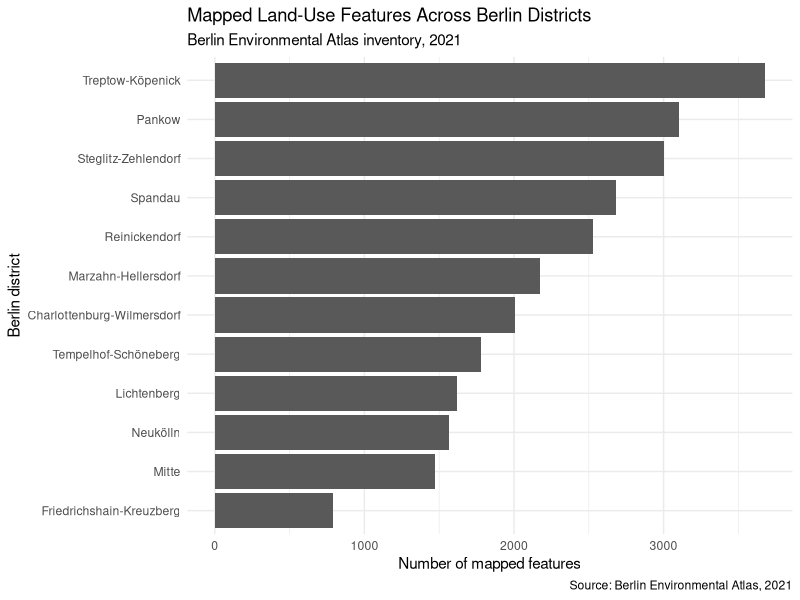
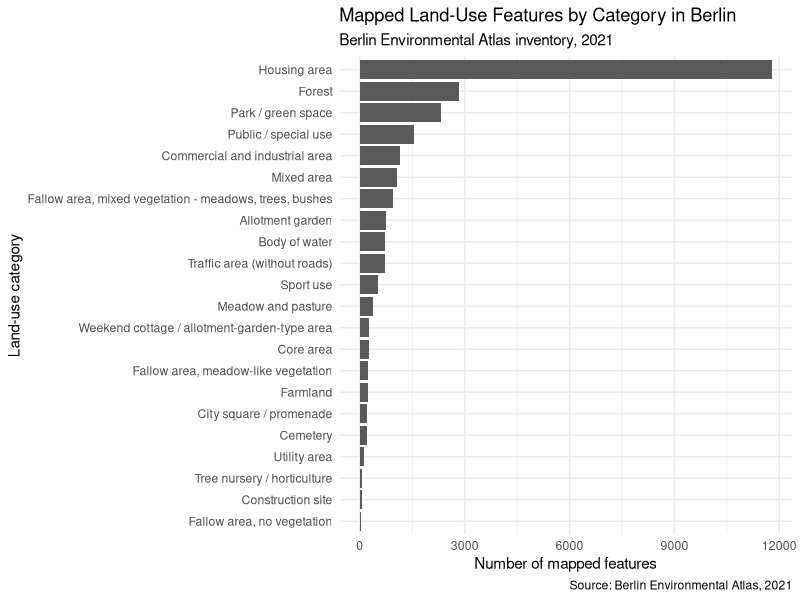
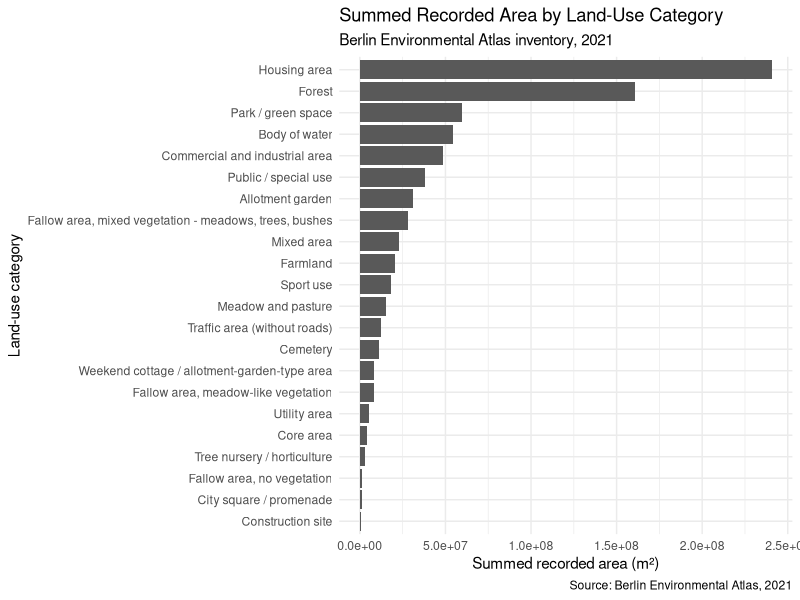
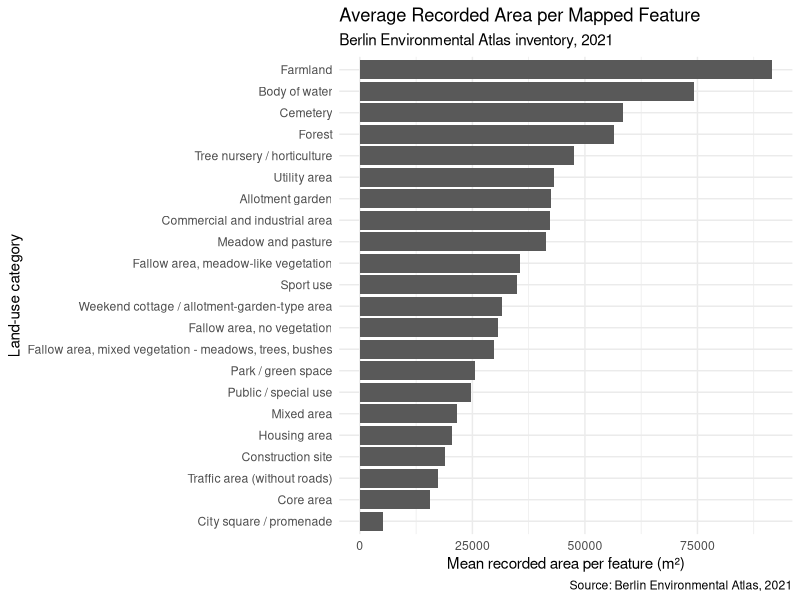
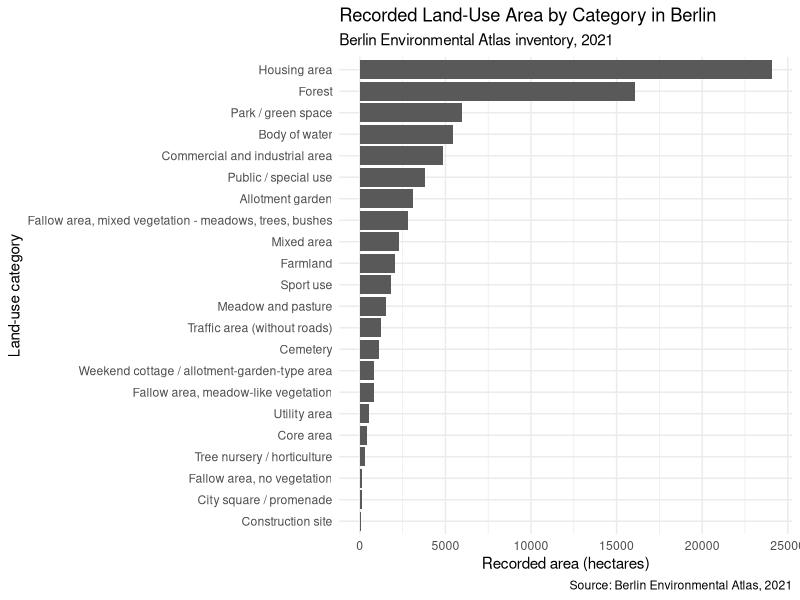
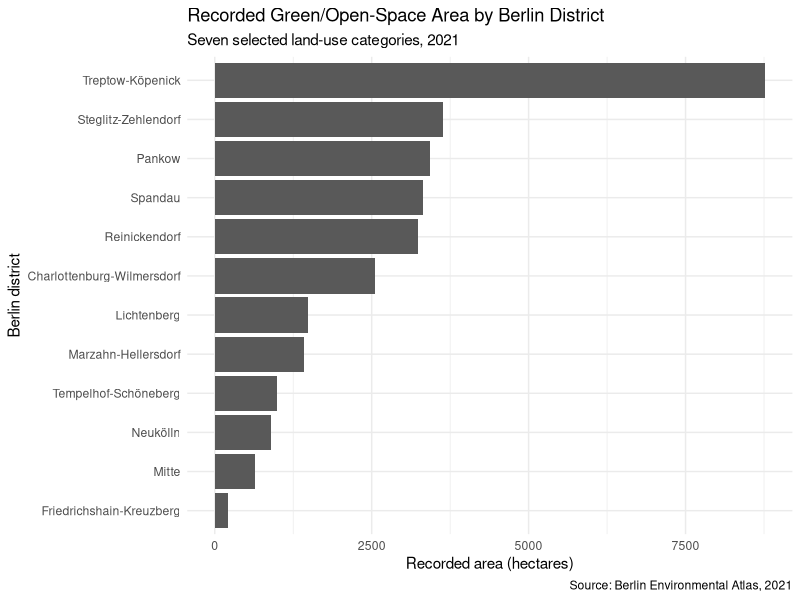
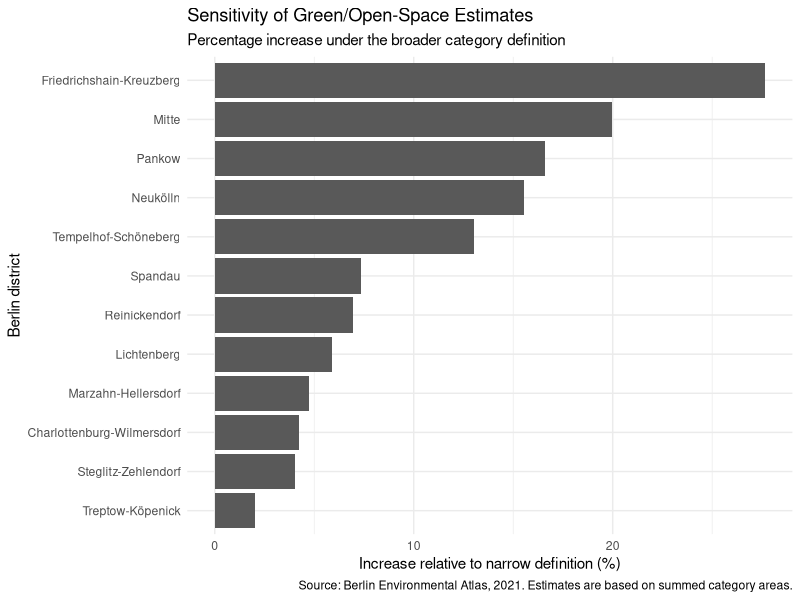

Source code (R) for these figures, in order:
## ---- chunk 1
knitr::opts_chunk$set(
  echo = TRUE,
  message = FALSE,
  warning = FALSE,
  fig.width = 9,
  fig.height = 6,
  fig.align = "center"
)

library(readr)
library(dplyr)
library(ggplot2)

land_use_summary <- read_csv(
  "berlin_land_use_by_district_2021.csv"
)
## ---- chunk 2
# Inspect the structure of the imported dataset
glimpse(land_use_summary)

# Check the district names
unique(land_use_summary$bezirk)
## ---- chunk 3
# Check missing values in each column
colSums(is.na(land_use_summary))

# Check whether district-category combinations are duplicated
land_use_summary |>
  count(bezirk, enutzung) |>
  filter(n > 1)
## ---- chunk 4
district_features <- land_use_summary |>
  group_by(bezirk) |>
  summarise(
    total_features = sum(count, na.rm = TRUE),
    .groups = "drop"
  ) |>
  arrange(desc(total_features))

ggplot(
  district_features,
  aes(
    x = reorder(bezirk, total_features),
    y = total_features
  )
) +
  geom_col() +
  coord_flip() +
  labs(
    title = "Mapped Land-Use Features Across Berlin Districts",
    subtitle = "Berlin Environmental Atlas inventory, 2021",
    x = "Berlin district",
    y = "Number of mapped features",
    caption = "Source: Berlin Environmental Atlas, 2021"
  ) +
  theme_minimal()
## ---- chunk 5
category_features <- land_use_summary |>
  group_by(enutzung) |>
  summarise(
    total_features = sum(count, na.rm = TRUE),
    .groups = "drop"
  ) |>
  arrange(total_features)

ggplot(
  category_features,
  aes(
    x = reorder(enutzung, total_features),
    y = total_features
  )
) +
  geom_col() +
  coord_flip() +
  labs(
    title = "Mapped Land-Use Features by Category in Berlin",
    subtitle = "Berlin Environmental Atlas inventory, 2021",
    x = "Land-use category",
    y = "Number of mapped features",
    caption = "Source: Berlin Environmental Atlas, 2021"
  ) +
  theme_minimal()
## ---- chunk 6
category_totals <- land_use_summary |>
  group_by(enutzung) |>
  summarise(
    total_features = sum(count, na.rm = TRUE),
    total_flalle = sum(sum, na.rm = TRUE),
    .groups = "drop"
  ) |>
  arrange(desc(total_flalle))

print(category_totals, n = Inf)

ggplot(
  category_totals,
  aes(
    x = reorder(enutzung, total_flalle),
    y = total_flalle
  )
) +
  geom_col() +
  coord_flip() +
  labs(
    title = "Summed Recorded Area by Land-Use Category",
    subtitle = "Berlin Environmental Atlas inventory, 2021",
    x = "Land-use category",
    y = "Summed recorded area (m²)",
    caption = "Source: Berlin Environmental Atlas, 2021"
  ) +
  theme_minimal()
## ---- chunk 7
category_comparison <- land_use_summary |>
  group_by(enutzung) |>
  summarise(
    total_features = sum(count, na.rm = TRUE),
    total_flalle = sum(sum, na.rm = TRUE),
    mean_flalle_per_feature = total_flalle / total_features,
    .groups = "drop"
  ) |>
  arrange(desc(mean_flalle_per_feature))

print(category_comparison, n = Inf)
## ---- chunk 8
ggplot(
  category_comparison,
  aes(
    x = reorder(enutzung, mean_flalle_per_feature),
    y = mean_flalle_per_feature
  )
) +
  geom_col() +
  coord_flip() +
  labs(
    title = "Average Recorded Area per Mapped Feature",
    subtitle = "Berlin Environmental Atlas inventory, 2021",
    x = "Land-use category",
    y = "Mean recorded area per feature (m²)",
    caption = "Source: Berlin Environmental Atlas, 2021"
  ) +
  theme_minimal()
## ---- chunk 9
category_shares <- category_comparison |>
  mutate(
    share_percent =
      100 * total_flalle / sum(total_flalle, na.rm = TRUE)
  ) |>
  arrange(desc(share_percent))

print(
  category_shares |>
    select(enutzung, total_flalle, share_percent),
  n = Inf
)
## ---- chunk 10
# Convert square metres to hectares
land_use_summary <- land_use_summary |>
  mutate(
    total_hectares = sum / 10000
  )

# Display the largest land-use categories by recorded area
land_use_summary |>
  group_by(enutzung) |>
  summarise(
    total_hectares = sum(total_hectares, na.rm = TRUE),
    .groups = "drop"
  ) |>
  arrange(desc(total_hectares))

category_area <- land_use_summary |>
  group_by(enutzung) |>
  summarise(
    total_hectares = sum(sum, na.rm = TRUE) / 10000,
    .groups = "drop"
  ) |>
  arrange(desc(total_hectares))

ggplot(
  category_area,
  aes(
    x = reorder(enutzung, total_hectares),
    y = total_hectares
  )
) +
  geom_col() +
  coord_flip() +
  labs(
    title = "Recorded Land-Use Area by Category in Berlin",
    subtitle = "Berlin Environmental Atlas inventory, 2021",
    x = "Land-use category",
    y = "Recorded area (hectares)",
    caption = "Source: Berlin Environmental Atlas, 2021"
  ) +
  theme_minimal()
## ---- chunk 11
green_categories <- c(
  "Forest",
  "Park / green space",
  "Allotment garden",
  "Meadow and pasture",
  "Fallow area, meadow-like vegetation",
  "Fallow area, mixed vegetation - meadows, trees, bushes",
  "Tree nursery / horticulture"
)

green_by_district <- land_use_summary |>
  filter(enutzung %in% green_categories) |>
  group_by(bezirk) |>
  summarise(
    green_hectares = sum(sum, na.rm = TRUE) / 10000,
    .groups = "drop"
  ) |>
  arrange(desc(green_hectares))

print(green_by_district)
## ---- chunk 12
ggplot(
  green_by_district,
  aes(
    x = reorder(bezirk, green_hectares),
    y = green_hectares
  )
) +
  geom_col() +
  coord_flip() +
  labs(
    title = "Recorded Green/Open-Space Area by Berlin District",
    subtitle = "Seven selected land-use categories, 2021",
    x = "Berlin district",
    y = "Recorded area (hectares)",
    caption = "Source: Berlin Environmental Atlas, 2021"
  ) +
  theme_minimal()
## ---- chunk 13
land_use_summary |>
  group_by(bezirk) |>
  summarise(
    total_recorded_hectares = sum(sum, na.rm = TRUE) / 10000,
    .groups = "drop"
  ) |>
  arrange(desc(total_recorded_hectares))
## ---- chunk 14
district_areas <- tibble::tribble(
  ~bezirk, ~district_hectares,
  "Mitte", 3940,
  "Friedrichshain-Kreuzberg", 2040,
  "Pankow", 10322,
  "Charlottenburg-Wilmersdorf", 6469,
  "Spandau", 9188,
  "Steglitz-Zehlendorf", 10256,
  "Tempelhof-Schöneberg", 5305,
  "Neukölln", 4493,
  "Treptow-Köpenick", 16773,
  "Marzahn-Hellersdorf", 6182,
  "Lichtenberg", 5212,
  "Reinickendorf", 8932
)

area_check <- land_use_summary |>
  group_by(bezirk) |>
  summarise(
    total_recorded_hectares = sum(sum, na.rm = TRUE) / 10000,
    .groups = "drop"
  ) |>
  left_join(district_areas, by = "bezirk") |>
  mutate(
    difference_hectares =
      district_hectares - total_recorded_hectares
  )

print(area_check)
## ---- chunk 15
area_check <- area_check |>
  mutate(
    recorded_area_share = 100 *
      total_recorded_hectares / district_hectares
  ) |>
  arrange(desc(recorded_area_share))

print(area_check)
## ---- chunk 16
district_totals <- land_use_summary |>
  group_by(bezirk) |>
  summarise(
    total_recorded_m2 = sum(sum, na.rm = TRUE),
    total_recorded_ha = total_recorded_m2 / 10000,
    .groups = "drop"
  ) |>
  arrange(desc(total_recorded_ha))

print(district_totals)
## ---- chunk 17
broad_green_categories <- c(
  green_categories,
  "Cemetery",
  "City square / promenade",
  "Weekend cottage / allotment-garden-type area"
)

broad_green_by_district <- land_use_summary |>
  filter(enutzung %in% broad_green_categories) |>
  group_by(bezirk) |>
  summarise(
    broad_green_hectares = sum(sum, na.rm = TRUE) / 10000,
    .groups = "drop"
  )
## ---- chunk 18
sensitivity_results <- green_by_district |>
  left_join(broad_green_by_district, by = "bezirk") |>
  mutate(
    absolute_change_ha = broad_green_hectares - green_hectares,
    percentage_change = 100 *
      absolute_change_ha / green_hectares
  ) |>
  select(
    bezirk,
    green_hectares,
    broad_green_hectares,
    absolute_change_ha,
    percentage_change
  ) |>
  arrange(desc(percentage_change))

print(sensitivity_results, n = Inf)
## ---- chunk 19
ggplot(
  sensitivity_results,
  aes(
    x = reorder(bezirk, percentage_change),
    y = percentage_change
  )
) +
  geom_col() +
  coord_flip() +
  labs(
    title = "Sensitivity of Green/Open-Space Estimates",
    subtitle = "Percentage increase under the broader category definition",
    x = "Berlin district",
    y = "Increase relative to narrow definition (%)",
    caption = paste(
      "Source: Berlin Environmental Atlas, 2021.",
      "Estimates are based on summed category areas."
    )
  ) +
  theme_minimal()
